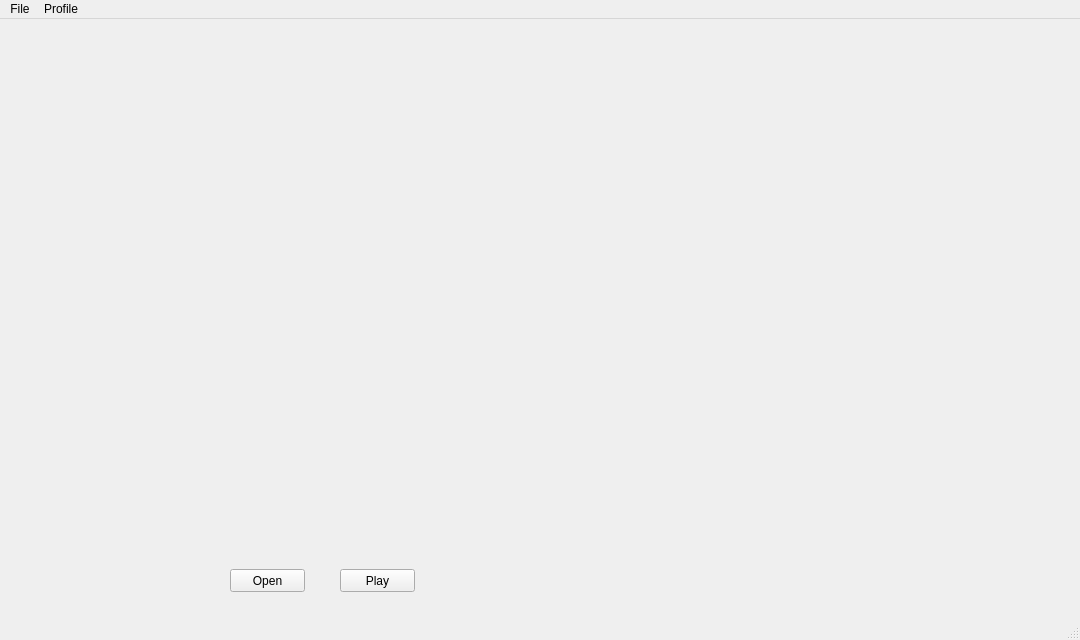
<?xml version="1.0" encoding="UTF-8"?>
<ui version="4.0">
 <class>MainWindow</class>
 <widget class="QMainWindow" name="MainWindow">
  <property name="geometry">
   <rect>
    <x>0</x>
    <y>0</y>
    <width>1080</width>
    <height>640</height>
   </rect>
  </property>
  <property name="windowTitle">
   <string>Video Window</string>
  </property>
  <property name="windowIcon">
   <iconset>
    <normaloff>../../../../Users/arunp/.designer/backup/Spark DNA Logo.png</normaloff>../../../../Users/arunp/.designer/backup/Spark DNA Logo.png</iconset>
  </property>
  <widget class="QWidget" name="centralwidget">
   <widget class="QPushButton" name="openButton">
    <property name="geometry">
     <rect>
      <x>230</x>
      <y>550</y>
      <width>75</width>
      <height>23</height>
     </rect>
    </property>
    <property name="text">
     <string>Open</string>
    </property>
   </widget>
   <widget class="QPushButton" name="playButton">
    <property name="geometry">
     <rect>
      <x>340</x>
      <y>550</y>
      <width>75</width>
      <height>23</height>
     </rect>
    </property>
    <property name="text">
     <string>Play</string>
    </property>
   </widget>
   <widget class="QWidget" name="gridLayoutWidget">
    <property name="geometry">
     <rect>
      <x>860</x>
      <y>10</y>
      <width>191</width>
      <height>521</height>
     </rect>
    </property>
    <layout class="QGridLayout" name="gLayout">
     <item row="0" column="0">
      <layout class="QVBoxLayout" name="vLayout"/>
     </item>
    </layout>
   </widget>
   <widget class="QWidget" name="gridLayoutWidget_2">
    <property name="geometry">
     <rect>
      <x>10</x>
      <y>10</y>
      <width>811</width>
      <height>521</height>
     </rect>
    </property>
    <layout class="QGridLayout" name="gLay"/>
   </widget>
  </widget>
  <widget class="QMenuBar" name="menubar">
   <property name="geometry">
    <rect>
     <x>0</x>
     <y>0</y>
     <width>1080</width>
     <height>21</height>
    </rect>
   </property>
   <widget class="QMenu" name="menuFile">
    <property name="title">
     <string>File</string>
    </property>
    <addaction name="actionExit"/>
   </widget>
   <widget class="QMenu" name="menuProfile">
    <property name="title">
     <string>Profile</string>
    </property>
    <addaction name="actionAdmin_Login"/>
    <addaction name="actionLogout"/>
   </widget>
   <addaction name="menuFile"/>
   <addaction name="menuProfile"/>
  </widget>
  <widget class="QStatusBar" name="statusbar"/>
  <action name="actionOpen">
   <property name="text">
    <string>Open</string>
   </property>
  </action>
  <action name="actionExit">
   <property name="text">
    <string>Exit</string>
   </property>
  </action>
  <action name="actionAdmin_Login">
   <property name="text">
    <string>Admin Login</string>
   </property>
  </action>
  <action name="actionLogout">
   <property name="text">
    <string>Logout</string>
   </property>
  </action>
 </widget>
 <resources/>
 <connections>
  <connection>
   <sender>actionExit</sender>
   <signal>triggered()</signal>
   <receiver>MainWindow</receiver>
   <slot>close()</slot>
   <hints>
    <hint type="sourcelabel">
     <x>-1</x>
     <y>-1</y>
    </hint>
    <hint type="destinationlabel">
     <x>539</x>
     <y>319</y>
    </hint>
   </hints>
  </connection>
 </connections>
</ui>
